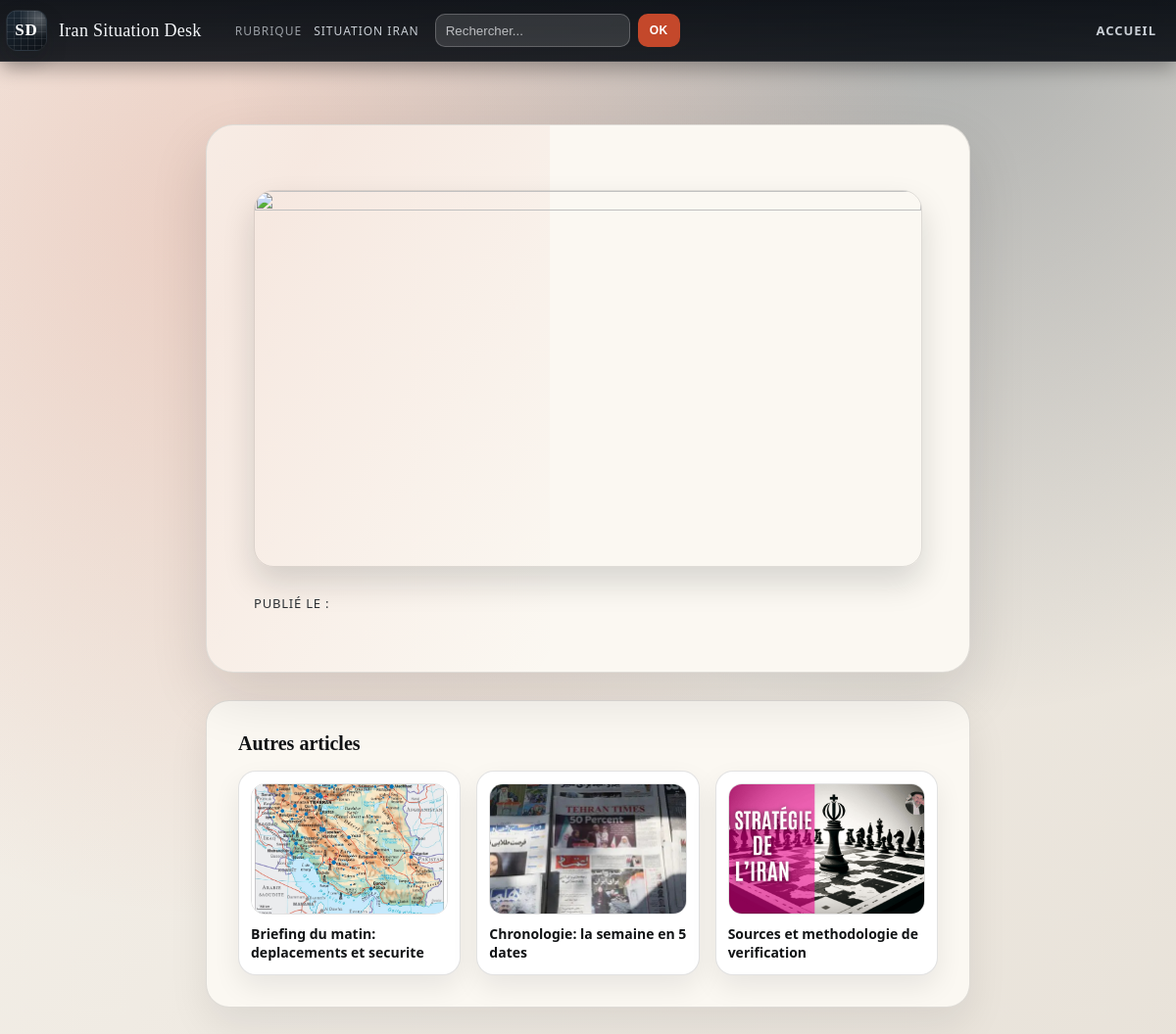
Screenshot of /pages/body.php with the database file from the repository.
### tables this page shows
CREATE TABLE articles (
    id INT AUTO_INCREMENT PRIMARY KEY,
    titre_h1 VARCHAR(255) NOT NULL,             
    url_slug VARCHAR(255) UNIQUE NOT NULL,      
    contenu_html TEXT,                          
    image_url VARCHAR(255),
    image_alt VARCHAR(255),                     
    meta_description VARCHAR(160),              
    article_status_id INT NOT NULL DEFAULT 1,
    date_creation TIMESTAMP DEFAULT CURRENT_TIMESTAMP,
    CONSTRAINT fk_articles_status FOREIGN KEY (article_status_id) REFERENCES article_status(id)
);

### inc/Util.php (called while the page is built, shortened)
<?php
function getArticleBySlug($url_slug)
{
    $conn = getConnection();
    $sql = "SELECT * FROM articles WHERE url_slug = :url_slug AND article_status_id <> :deleted_status";
    $article_stmt = $conn->prepare($sql);
    $article_stmt->execute([
        'url_slug' => $url_slug,
        'deleted_status' => ARTICLE_STATUS_DELETED
    ]);
    $res = $article_stmt->fetch();
    return $res;
}
function getOtherArticles($currentId, $limit = 3)
{
    $conn = getConnection();
    $sql = "SELECT id, url_slug, titre_h1, image_url, image_alt FROM articles WHERE id <> :currentId AND article_status_id <> :deleted_status ORDER BY date_creation DESC LIMIT :limit";
    $stmt = $conn->prepare($sql);
    $stmt->bindValue(':currentId', (int) $currentId, PDO::PARAM_INT);
    $stmt->bindValue(':deleted_status', ARTICLE_STATUS_DELETED, PDO::PARAM_INT);
    $stmt->bindValue(':limit', (int) $limit, PDO::PARAM_INT);
    $stmt->execute();
    return $stmt->fetchAll();
}

### pages/body.php (the view, shortened to what this page needs)
<?php
require_once '../inc/util.php';
$article = getArticleBySlug($_GET['id']);
$articleId = $article['id'] ?? 0;
$otherArticles = getOtherArticles($articleId, 3);
?>
<!DOCTYPE html>
<html lang="fr">
<head>
    <link rel="stylesheet" href="../../assets/css/article.css">
</head>
<body>
<header class="site-chrome">
    <div class="site-chrome-inner">
        <a class="site-brand" href="../../pages/index.php" aria-label="Retour a l'accueil">
            <span class="brand-mark logo-newsroom" aria-hidden="true">SD</span>
            <span class="site-brand-text">Iran Situation Desk</span>
        </a>
        <p class="site-rubric"><span>Rubrique</span> Situation Iran</p>
        <form class="chrome-search" method="get" action="../../pages/search_results.php">
            <input id="article-search" type="search" name="q" placeholder="Rechercher..." required>
            <button type="submit">OK</button>
        </form>
        <a class="site-home-link" href="../../pages/index.php">Accueil</a>
    </div>
</header>
<main class="article-layout">
    <article>
        <figure>
            <img src="../../<?php echo $article['image_url']; ?>"
                 alt="<?php echo $article['image_alt']; ?>"
                 width="1200"
                 height="675"
                 style="max-width:100%;">
        </figure>
        <footer>
            <p>Publié le : <?php echo $article['date_creation']; ?></p>
        </footer>
    </article>
    <section class="article-related">
        <h2>Autres articles</h2>
        <?php if (empty($otherArticles)) { ?>
            <p>Aucun autre article pour le moment.</p>
        <?php } else { ?>
            <div class="related-grid">
                <?php foreach ($otherArticles as $related) { ?>
                    <a class="related-card" href="../../Iran/article/<?php echo htmlspecialchars($related['url_slug'] ?? ''); ?>.html">
                        <img src="../../<?php echo htmlspecialchars($related['image_url'] ?? ''); ?>"
                             alt="<?php echo htmlspecialchars($related['image_alt'] ?? ''); ?>"
                             width="480"
                             height="320">
                        <span><?php echo htmlspecialchars($related['titre_h1'] ?? ''); ?></span>
                    </a>
                <?php } ?>
            </div>
        <?php } ?>
    </section>
</main>
</body>
</html>

### rows the page displays
articles: image_url (picture), titre_h1 "Briefing du matin: deplacements et securite"
articles: image_url (picture), titre_h1 "Chronologie: la semaine en 5 dates"
articles: image_url (picture), titre_h1 "Sources et methodologie de verification"
